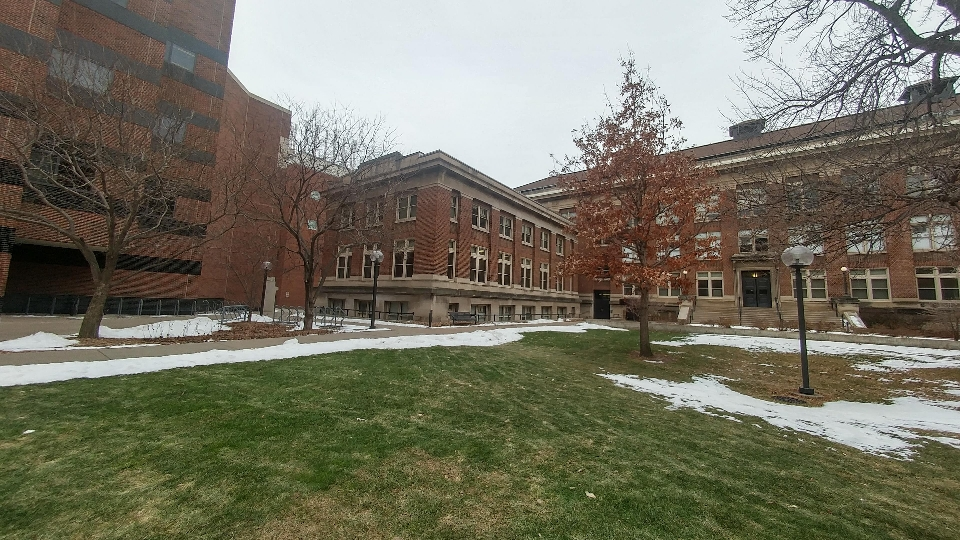
#> input picture hw1/1.jpg, 960 x 540 px
$ python TestSIFT.py
#> lines starting #> are read from the running program, lines starting #| are printed output that depends on the picture
import numpy as np
import cv2 as cv
from matplotlib import pyplot as plt

img = cv.imread('1.jpg')
#> img is the input picture: shape (540, 960, 3); mean B, G, R 96.7, 113.4, 115.8
gray = cv.cvtColor(img, cv.COLOR_BGR2GRAY)
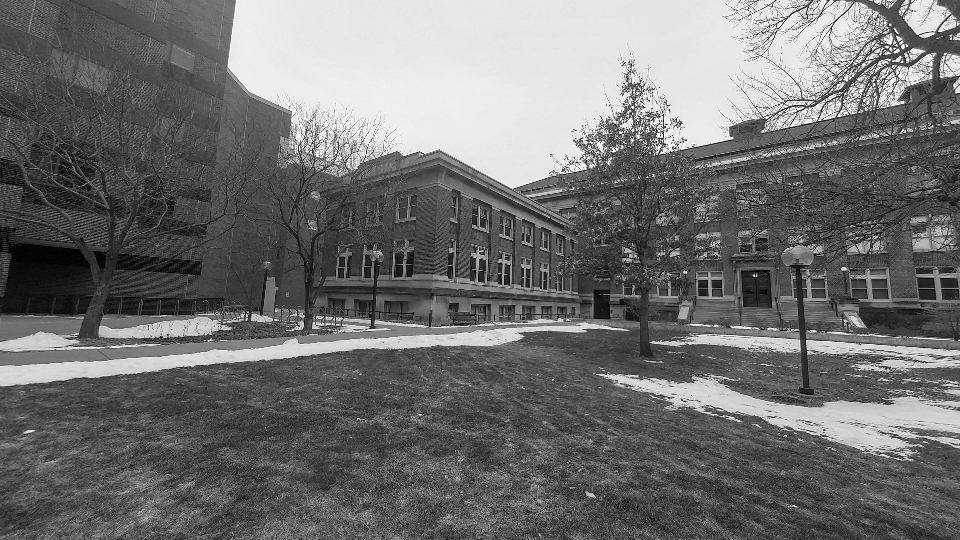
#> gray: shape (540, 960); min 0, max 255, mean 112.3
sift = cv.SIFT_create()
kp = sift.detect(gray, None)
#> kp = 2569 keypoints; strongest (x, y, size): (633, 107, 1.8), (890, 49, 1.9), (844, 269, 2.9), (632, 140, 2)
img = cv.drawKeypoints(gray, kp, img)
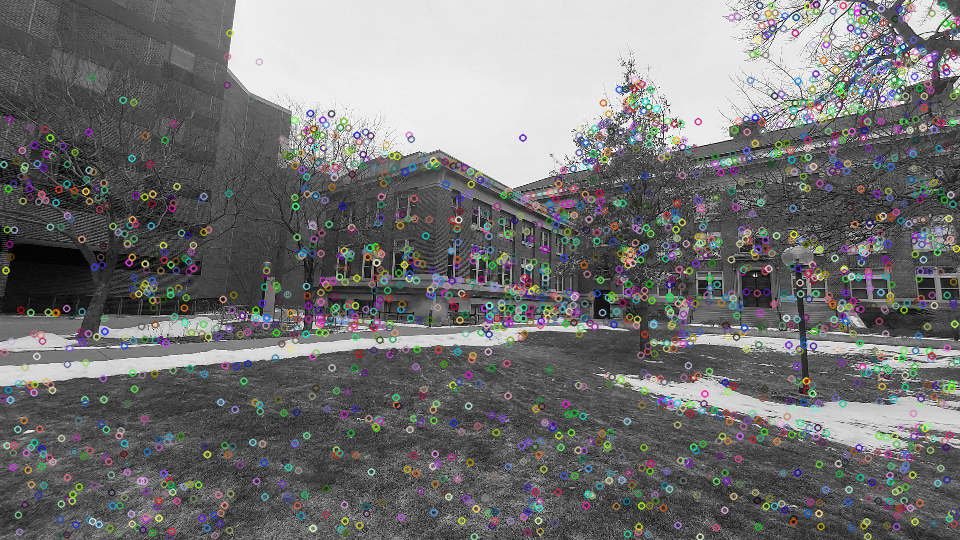
#> img: shape (540, 960, 3); mean B, G, R 114.5, 114.5, 114.5
cv.imwrite('sift_keypoints.jpg', img)

# [5 lines of commented-out code are left out]

$ run again, with hw1/2.jpg copied over hw1/1.jpg
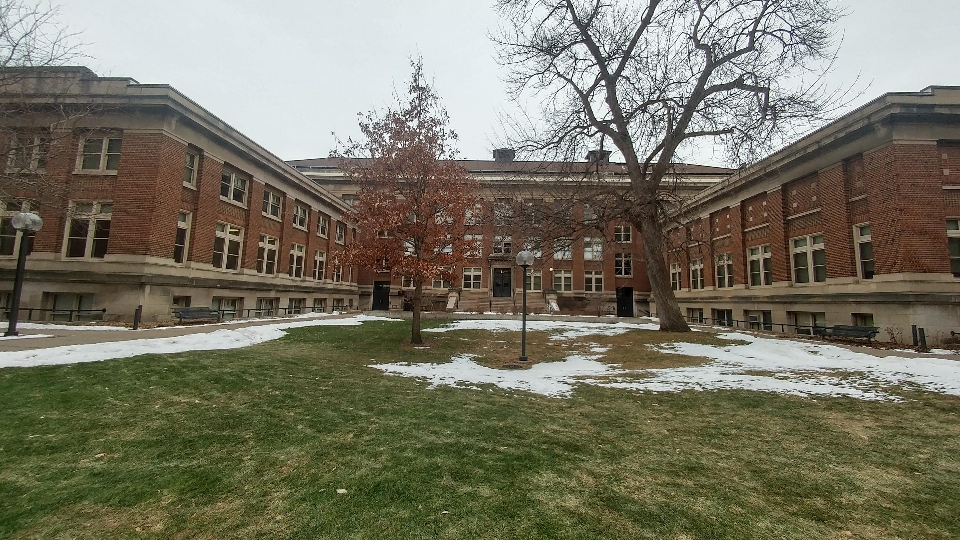
#> input picture hw1/2.jpg, 960 x 540 px
#> img is the input picture: shape (540, 960, 3); mean B, G, R 98.9, 116.2, 118.8
#> `gray = cv.cvtColor(img, cv.COLOR_BGR2GRAY)`:
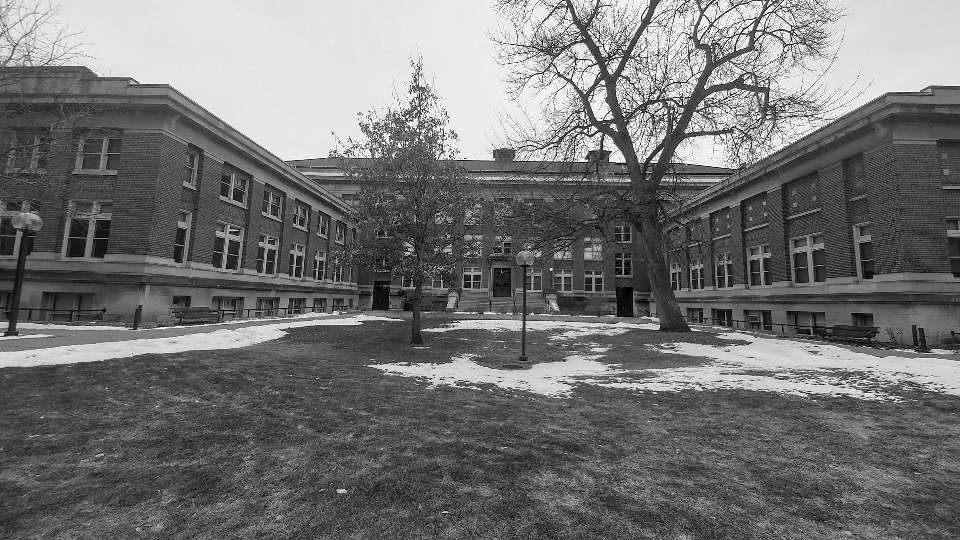
#> gray: shape (540, 960); min 0, max 255, mean 115
#> kp = 3170 keypoints; strongest (x, y, size): (551, 269, 1.9), (671, 111, 1.9), (603, 82, 3.1), (770, 2, 2.1)
#> `img = cv.drawKeypoints(gray, kp, img)`:
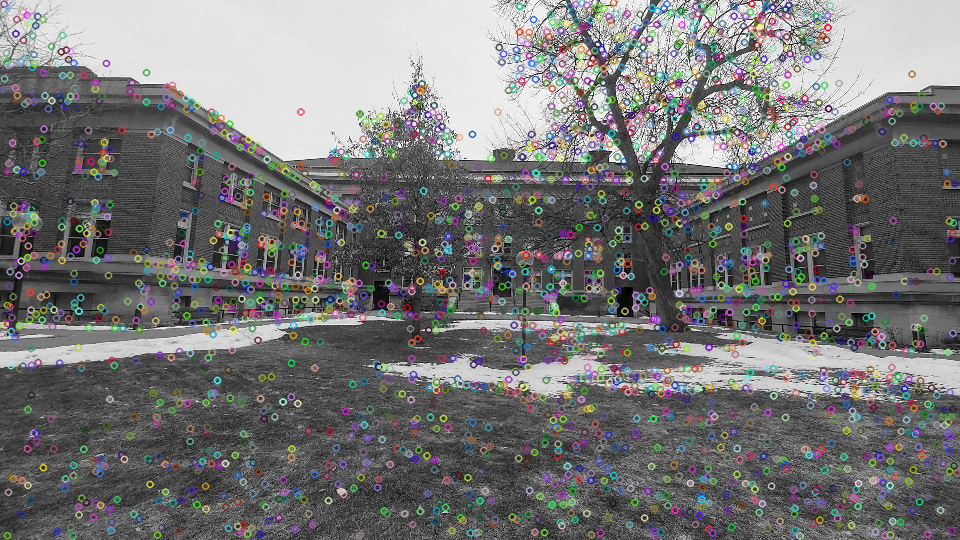
#> img: shape (540, 960, 3); mean B, G, R 117.3, 117.2, 117.3

$ run again, with hw1/3.jpg copied over hw1/1.jpg
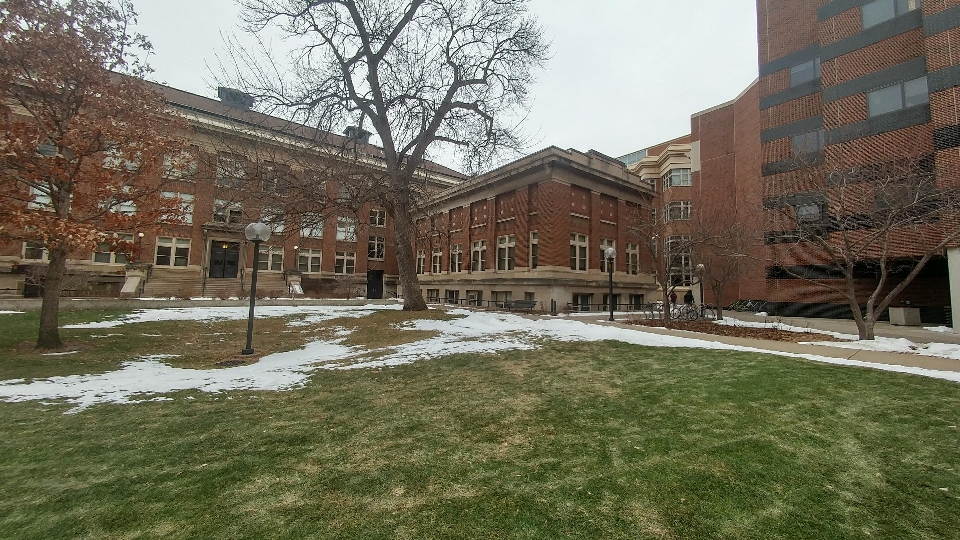
#> input picture hw1/3.jpg, 960 x 540 px
#> img is the input picture: shape (540, 960, 3); mean B, G, R 91.1, 110.2, 113.4
#> `gray = cv.cvtColor(img, cv.COLOR_BGR2GRAY)`:
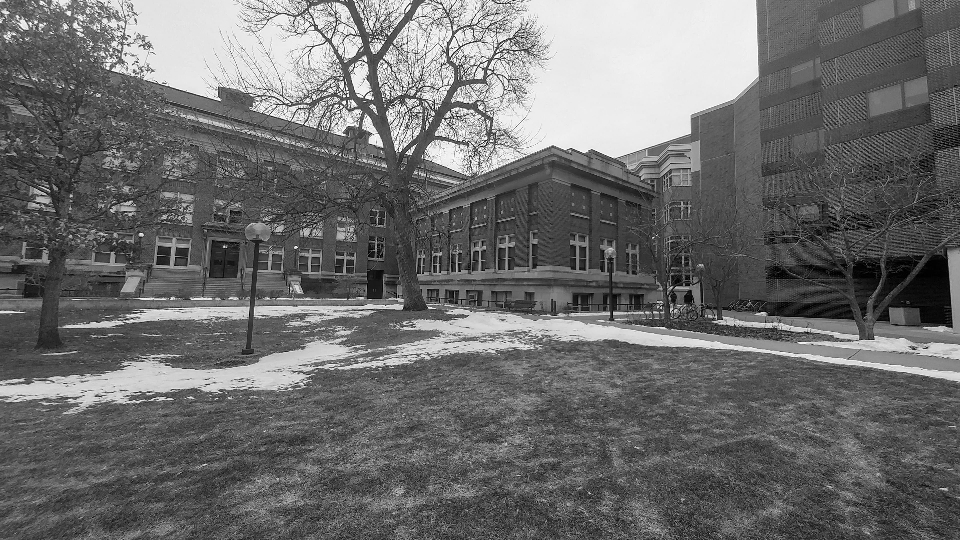
#> gray: shape (540, 960); min 0, max 255, mean 109
#> kp = 3200 keypoints; strongest (x, y, size): (296, 247, 2), (344, 102, 2.4), (141, 234, 2.7), (489, 72, 2.5)
#> `img = cv.drawKeypoints(gray, kp, img)`:
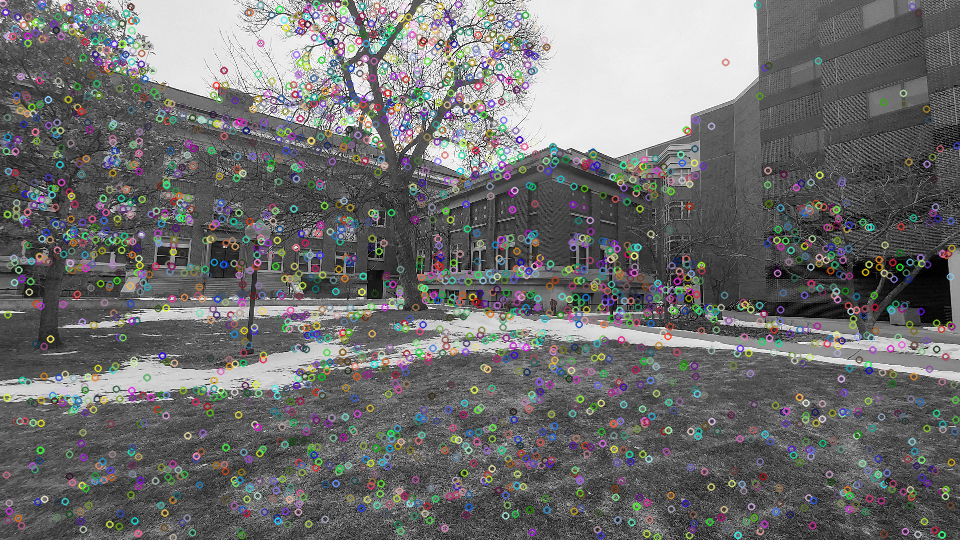
#> img: shape (540, 960, 3); mean B, G, R 111.1, 111.2, 111.1

$ run again, with hw1/4.jpg copied over hw1/1.jpg
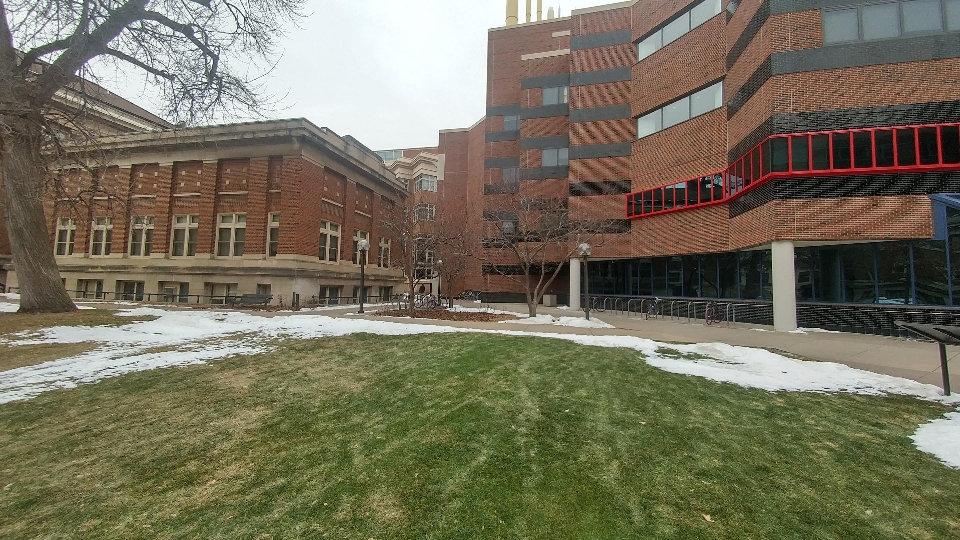
#> input picture hw1/4.jpg, 960 x 540 px
#> img is the input picture: shape (540, 960, 3); mean B, G, R 91.7, 112.2, 117
#> `gray = cv.cvtColor(img, cv.COLOR_BGR2GRAY)`:
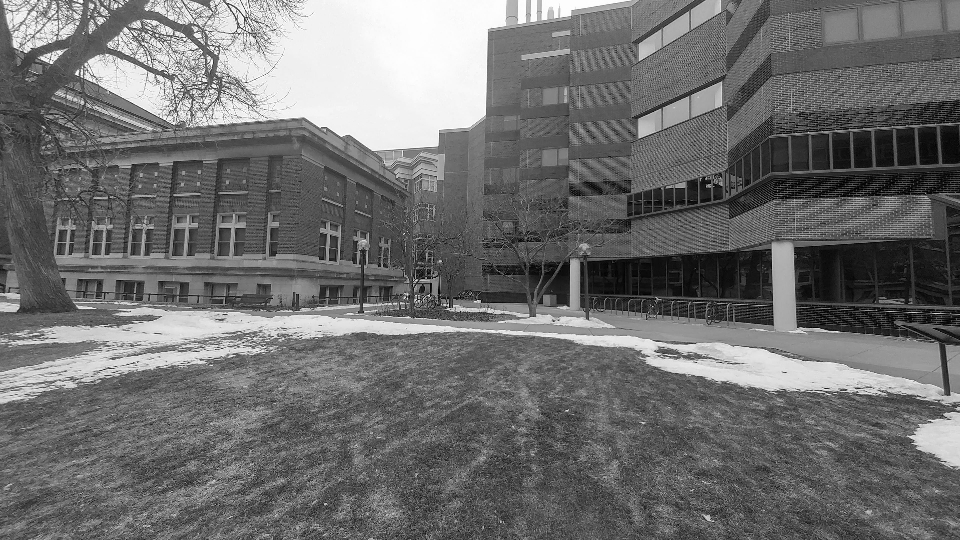
#> gray: shape (540, 960); min 0, max 255, mean 111.3
#> kp = 2980 keypoints; strongest (x, y, size): (77, 73, 2.5), (227, 4, 2.1), (51, 62, 2), (236, 19, 1.9)
#> `img = cv.drawKeypoints(gray, kp, img)`:
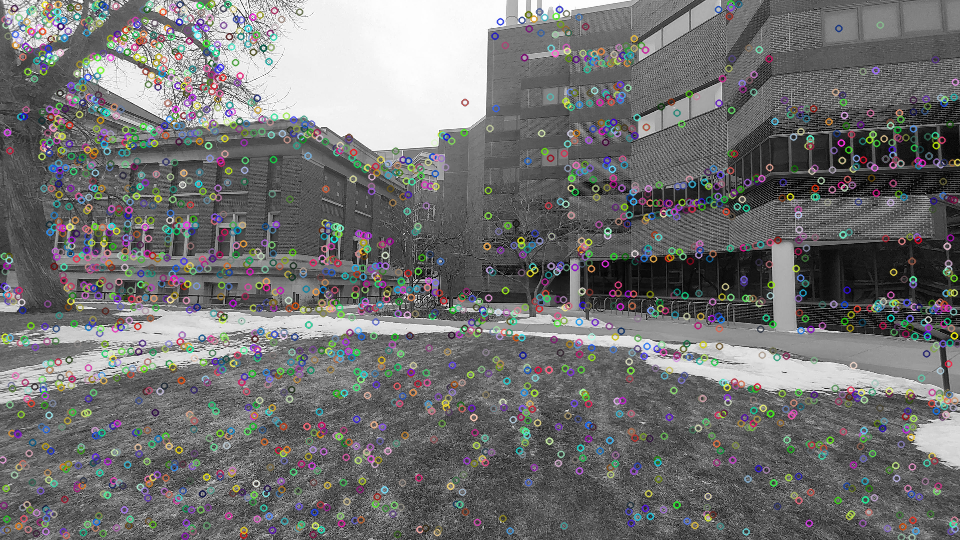
#> img: shape (540, 960, 3); mean B, G, R 113.4, 113.6, 113.5
